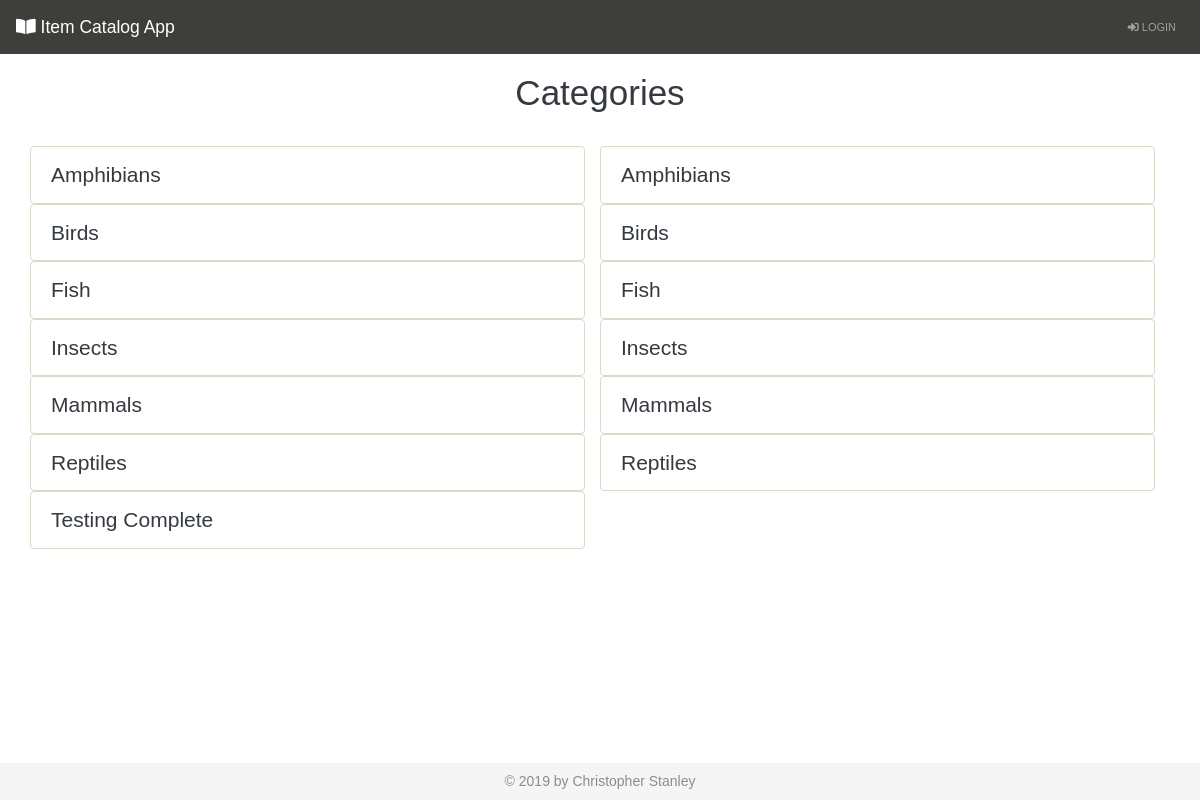
The page /categories/ on the database as committed earlier.
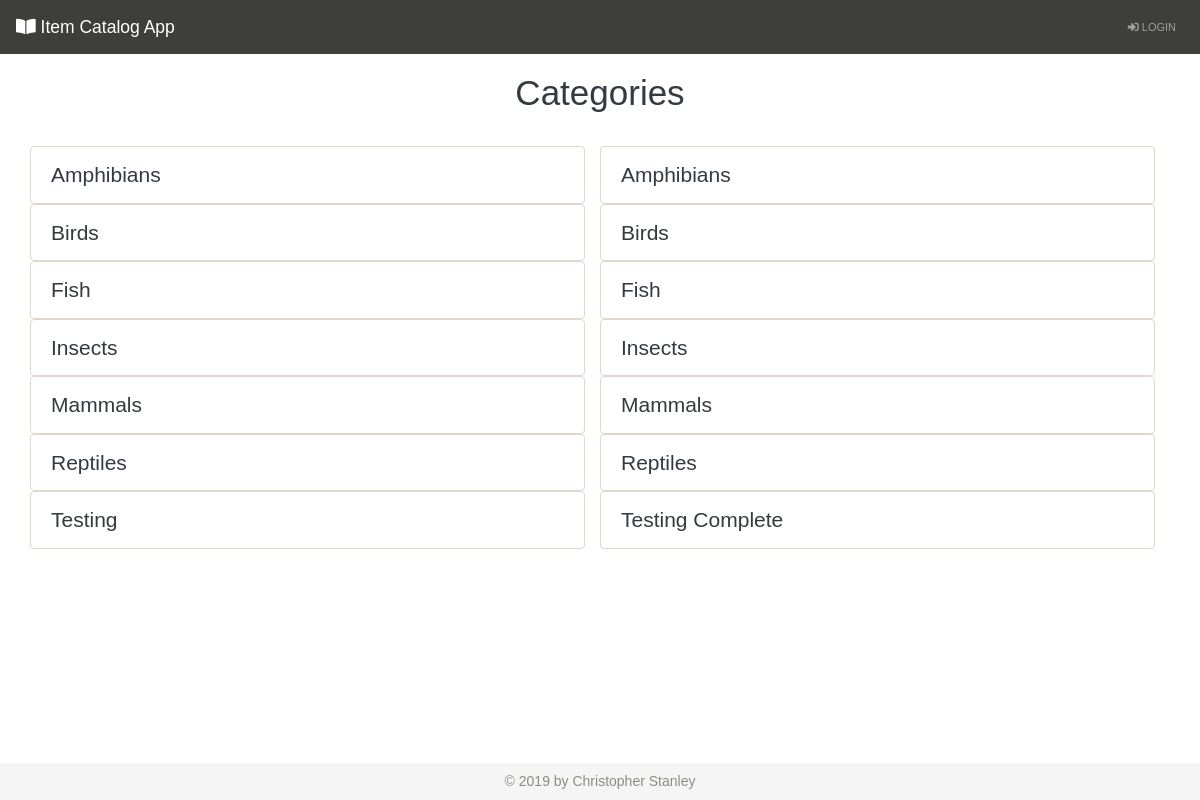
The same page on the database as committed later.
### database_setup.py (models this page shows, shortened)
class Category(Base):
    __tablename__ = 'category'
    name = Column(String(80), nullable = False)
    id = Column(Integer, primary_key = True)
    user_id = Column(Integer, ForeignKey('user.id'))
    user = relationship(User)

### project.py (the view)
@app.route('/')
@app.route('/categories/')
def showCategories():
    categories = session.query(Category).order_by(Category.name)
    if 'username' not in login_session:
        return render_template('publiccategories.html', categories = categories)
    else:
        user = getUserInfo(login_session['user_id'])
        return render_template('categories.html', categories = categories, user = user)

### templates/publiccategories.html (shortened to what this page needs)
{% extends "base.html" %}
{% block content %}
<div class="row">
    <div class="col-12">
        <h1 class="text-center">Categories</h1>
    </div>
</div>
<div class="row mt-4">
    {% for i in categories %}
    <div class="col-md-6 col-12 list-group">
        <a class="list-group-item list-group-item-action" id="list-{{i.name}}-list" href={{ url_for('showItems', category_id = i.id) }}>{{i.name}}</a>
    </div>
    {% endfor %}
</div>
{% endblock %}

Rows that differ between the two databases and show on the page:
added Category: name "Testing"
